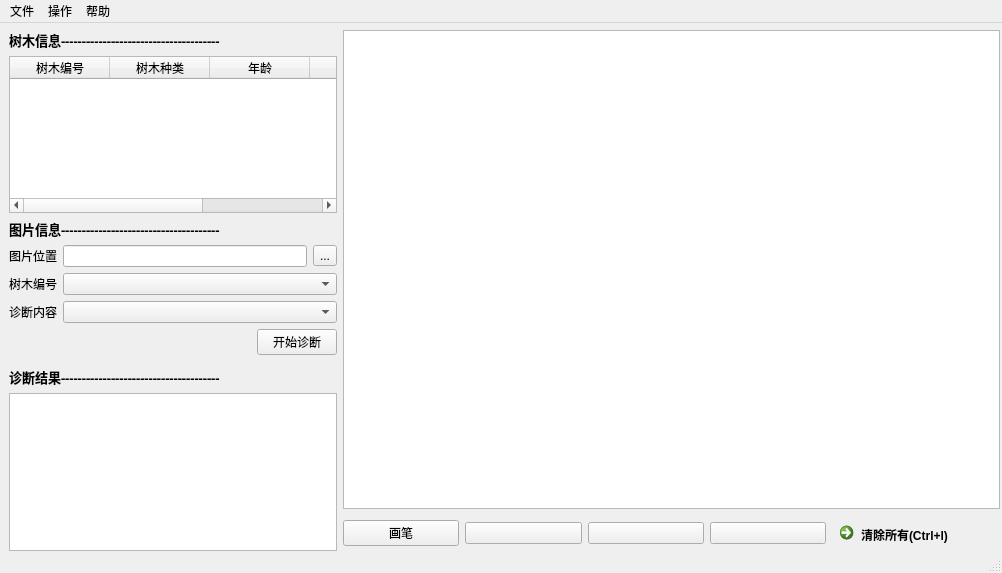
<?xml version="1.0" encoding="UTF-8"?>
<ui version="4.0">
 <class>qttree</class>
 <widget class="QMainWindow" name="qttree">
  <property name="geometry">
   <rect>
    <x>0</x>
    <y>0</y>
    <width>1002</width>
    <height>573</height>
   </rect>
  </property>
  <property name="sizePolicy">
   <sizepolicy hsizetype="MinimumExpanding" vsizetype="MinimumExpanding">
    <horstretch>0</horstretch>
    <verstretch>0</verstretch>
   </sizepolicy>
  </property>
  <property name="windowTitle">
   <string>Tree Health</string>
  </property>
  <widget class="QWidget" name="centralwidget">
   <widget class="QWidget" name="horizontalLayoutWidget_5">
    <property name="geometry">
     <rect>
      <x>9</x>
      <y>7</y>
      <width>991</width>
      <height>521</height>
     </rect>
    </property>
    <layout class="QHBoxLayout" name="horizontalLayout_6" stretch="1,2">
     <property name="sizeConstraint">
      <enum>QLayout::SetNoConstraint</enum>
     </property>
     <item>
      <layout class="QVBoxLayout" name="verticalLayout_3" stretch="0,0,0,0,0,0,0,0,0,0">
       <item>
        <widget class="QLabel" name="label_13">
         <property name="font">
          <font>
           <family>Wide Latin</family>
           <pointsize>10</pointsize>
           <weight>75</weight>
           <italic>false</italic>
           <bold>true</bold>
           <underline>false</underline>
           <strikeout>false</strikeout>
           <kerning>true</kerning>
          </font>
         </property>
         <property name="text">
          <string>树木信息--------------------------------------</string>
         </property>
         <property name="alignment">
          <set>Qt::AlignLeading|Qt::AlignLeft|Qt::AlignVCenter</set>
         </property>
        </widget>
       </item>
       <item>
        <widget class="QTableWidget" name="tableWidget_3">
         <column>
          <property name="text">
           <string>树木编号</string>
          </property>
         </column>
         <column>
          <property name="text">
           <string>树木种类</string>
          </property>
         </column>
         <column>
          <property name="text">
           <string>年龄</string>
          </property>
         </column>
         <column>
          <property name="text">
           <string>产地</string>
          </property>
         </column>
         <column>
          <property name="text">
           <string>保护等级</string>
          </property>
         </column>
        </widget>
       </item>
       <item>
        <widget class="QLabel" name="label_14">
         <property name="font">
          <font>
           <family>Wide Latin</family>
           <pointsize>10</pointsize>
           <weight>75</weight>
           <bold>true</bold>
          </font>
         </property>
         <property name="text">
          <string>图片信息--------------------------------------</string>
         </property>
         <property name="alignment">
          <set>Qt::AlignLeading|Qt::AlignLeft|Qt::AlignVCenter</set>
         </property>
        </widget>
       </item>
       <item>
        <layout class="QHBoxLayout" name="horizontalLayout_10">
         <item>
          <widget class="QLabel" name="label_15">
           <property name="text">
            <string>图片位置</string>
           </property>
          </widget>
         </item>
         <item>
          <widget class="QLineEdit" name="lineEdit"/>
         </item>
         <item>
          <widget class="QToolButton" name="toolButton_3">
           <property name="text">
            <string>...</string>
           </property>
          </widget>
         </item>
        </layout>
       </item>
       <item>
        <layout class="QHBoxLayout" name="horizontalLayout_11" stretch="0,1">
         <item>
          <widget class="QLabel" name="label_16">
           <property name="focusPolicy">
            <enum>Qt::TabFocus</enum>
           </property>
           <property name="text">
            <string>树木编号</string>
           </property>
          </widget>
         </item>
         <item>
          <widget class="QComboBox" name="comboBox_5"/>
         </item>
        </layout>
       </item>
       <item>
        <layout class="QHBoxLayout" name="horizontalLayout_12" stretch="0,1">
         <item>
          <widget class="QLabel" name="label_17">
           <property name="text">
            <string>诊断内容</string>
           </property>
          </widget>
         </item>
         <item>
          <widget class="QComboBox" name="comboBox_6"/>
         </item>
        </layout>
       </item>
       <item>
        <layout class="QHBoxLayout" name="horizontalLayout_13">
         <item>
          <spacer name="horizontalSpacer_3">
           <property name="orientation">
            <enum>Qt::Horizontal</enum>
           </property>
           <property name="sizeHint" stdset="0">
            <size>
             <width>40</width>
             <height>20</height>
            </size>
           </property>
          </spacer>
         </item>
         <item>
          <widget class="QPushButton" name="pushButton_3">
           <property name="text">
            <string>开始诊断</string>
           </property>
          </widget>
         </item>
        </layout>
       </item>
       <item>
        <widget class="Line" name="line_3">
         <property name="orientation">
          <enum>Qt::Vertical</enum>
         </property>
        </widget>
       </item>
       <item>
        <widget class="QLabel" name="label_18">
         <property name="font">
          <font>
           <family>Wide Latin</family>
           <pointsize>10</pointsize>
           <weight>75</weight>
           <bold>true</bold>
          </font>
         </property>
         <property name="text">
          <string>诊断结果--------------------------------------</string>
         </property>
         <property name="alignment">
          <set>Qt::AlignLeading|Qt::AlignLeft|Qt::AlignVCenter</set>
         </property>
        </widget>
       </item>
       <item>
        <widget class="QTextBrowser" name="textBrowser_6"/>
       </item>
      </layout>
     </item>
     <item>
      <layout class="QVBoxLayout" name="verticalLayout_4">
       <item>
        <widget class="QGraphicsView" name="graphicsView">
         <property name="enabled">
          <bool>true</bool>
         </property>
         <property name="foregroundBrush">
          <brush brushstyle="NoBrush">
           <color alpha="255">
            <red>0</red>
            <green>0</green>
            <blue>0</blue>
           </color>
          </brush>
         </property>
        </widget>
       </item>
       <item>
        <layout class="QHBoxLayout" name="horizontalLayout_14">
         <item>
          <widget class="QPushButton" name="pushButton_6">
           <property name="text">
            <string>画笔</string>
           </property>
          </widget>
         </item>
         <item>
          <widget class="QPushButton" name="pushButton_4">
           <property name="text">
            <string/>
           </property>
          </widget>
         </item>
         <item>
          <widget class="QPushButton" name="pushButton_8">
           <property name="text">
            <string/>
           </property>
          </widget>
         </item>
         <item>
          <widget class="QPushButton" name="pushButton_7">
           <property name="text">
            <string/>
           </property>
          </widget>
         </item>
         <item>
          <widget class="QCommandLinkButton" name="commandLinkButton">
           <property name="text">
            <string>清除所有(Ctrl+l)</string>
           </property>
          </widget>
         </item>
        </layout>
       </item>
      </layout>
     </item>
    </layout>
   </widget>
  </widget>
  <widget class="QStatusBar" name="statusbar"/>
  <widget class="QMenuBar" name="menuBar">
   <property name="geometry">
    <rect>
     <x>0</x>
     <y>0</y>
     <width>1002</width>
     <height>23</height>
    </rect>
   </property>
   <widget class="QMenu" name="menu">
    <property name="title">
     <string>文件</string>
    </property>
    <addaction name="action_3"/>
   </widget>
   <widget class="QMenu" name="menu_2">
    <property name="title">
     <string>操作</string>
    </property>
    <addaction name="action_6"/>
    <addaction name="action_7"/>
   </widget>
   <widget class="QMenu" name="menu_3">
    <property name="title">
     <string>帮助</string>
    </property>
    <addaction name="action_4"/>
   </widget>
   <addaction name="menu"/>
   <addaction name="menu_2"/>
   <addaction name="menu_3"/>
  </widget>
  <action name="action">
   <property name="text">
    <string>设置</string>
   </property>
  </action>
  <action name="action_2">
   <property name="text">
    <string>退出</string>
   </property>
  </action>
  <action name="action_3">
   <property name="text">
    <string>退出</string>
   </property>
  </action>
  <action name="action_Ctrl_S">
   <property name="text">
    <string>保存(Ctrl+S)</string>
   </property>
  </action>
  <action name="action_4">
   <property name="text">
    <string>关于</string>
   </property>
  </action>
  <action name="action_5">
   <property name="text">
    <string>测试</string>
   </property>
  </action>
  <action name="action_6">
   <property name="text">
    <string>训练</string>
   </property>
  </action>
  <action name="action_7">
   <property name="text">
    <string>诊断</string>
   </property>
  </action>
 </widget>
 <resources/>
 <connections/>
</ui>
